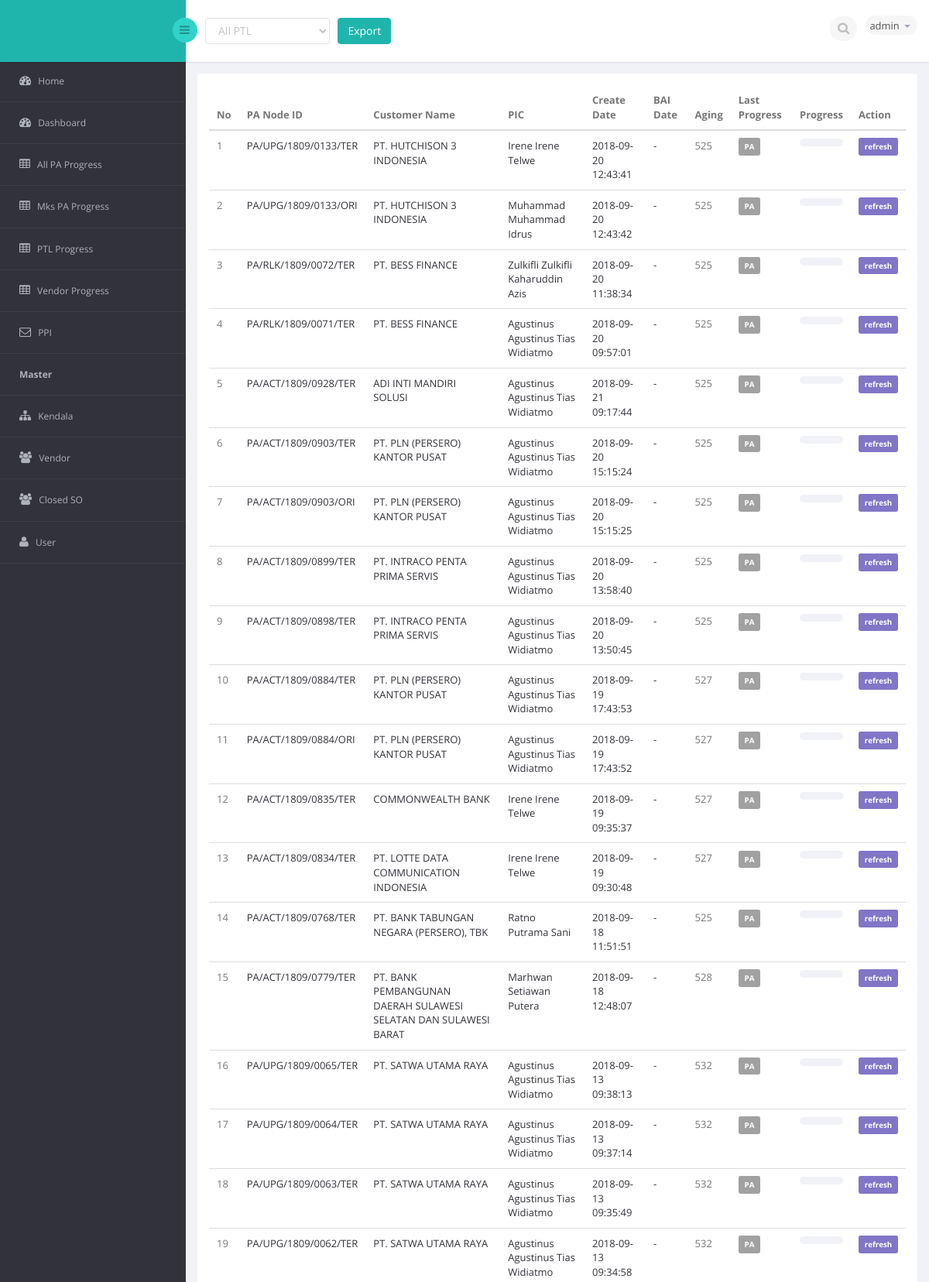
The page /?modul=subprogress&view=1 (signed in, upper part) on the database its author committed.
### tables this page shows
CREATE TABLE `m_crm2` (
  `c_id` int(11) NOT NULL AUTO_INCREMENT,
  `c_pa_node_id` varchar(200) NOT NULL,
  `c_act_request_id` varchar(200) NOT NULL,
  `c_cust_name` varchar(200) NOT NULL,
  `c_product_name_pa` varchar(200) NOT NULL,
  `c_bandwidth_pa` varchar(200) NOT NULL,
  `c_type` varchar(100) NOT NULL,
  `c_pic` varchar(200) NOT NULL,
  `c_ptl` varchar(200) NOT NULL,
  `c_sbu_owner` varchar(200) NOT NULL,
  `c_sbu_region` varchar(200) NOT NULL,
  `c_service_id` varchar(200) NOT NULL,
  `c_owner` varchar(200) NOT NULL,
  `c_address` text NOT NULL,
  `c_created_date` datetime NOT NULL,
  `c_dispo_date` datetime DEFAULT NULL,
  `c_bai_date` date DEFAULT NULL,
  PRIMARY KEY (`c_id`),
  UNIQUE KEY `c_pa_node_id` (`c_pa_node_id`)
);

### modul/data_subprogress.php (the view, shortened to what this page needs)
<?php
		$lvl = $_SESSION['lvlmon'];
		include('inc/konek.php');
		if(isset($_GET['view'])){ $stat = $_GET['view']; }
		else{ $stat = 0; }
		?>
		<div class="row">
			<div class="col-sm-12">
				<section class="panel">
					<div class="panel-body">
					<div class="adv-table">
						<table class=" table table-hover general-table" id="dynamic-table">
							<thead>
								<tr>
									<th>No </th>
									<th>PA Node ID</th>
									<th>Customer Name</th>
									<th>PIC</th>
									<th>Create Date</th>
									<th>BAI Date</th>
									<th>Aging</th>
									<th>Last Progress</th>
									<th>Progress</th>
									<?php if($lvl == 1){ ?>
										<th>Action</th>
									<?php }?>
								</tr>
							</thead>
							<tbody>
							<?php
								if($lvl == 1){
									if($stat == 1){
											$sql=  "SELECT * FROM m_crm2
													LEFT JOIN m_project ON m_crm2.c_id=m_project.p_c_id
													LEFT JOIN m_status ON m_project.p_status=m_status.s_code
													LEFT JOIN m_user ON m_crm2.c_pic=m_user.u_name_crm
													WHERE p_status = 0
													ORDER BY c_id DESC";
									}
									elseif($stat == 99){
										$sql=  "SELECT * FROM m_crm2
										LEFT JOIN m_project ON m_crm2.c_id=m_project.p_c_id
										LEFT JOIN m_status ON m_project.p_status=m_status.s_code
										LEFT JOIN m_user ON m_crm2.c_pic=m_user.u_name_crm
										ORDER BY c_id DESC";
									}
								}
								$query 	= mysqli_query($konek, $sql);
								$no 	= 1;
								while($data = mysqli_fetch_array($query)){ ?>
									<tr>
										<?php
											if($data['p_status'] == 51 or $data['p_status'] == 43 or $data['p_status'] == 44 or $data['p_status'] == 45){
												if($data['p_bai_date'] != null or $data['p_bai_date'] != ""){
													if($data['dispos'] <= 0){
														$interval = $data['creates'];
													}
													else{
														$interval = $data['dispos'];
													}
												}
												else{
													$interval = $data['creates3'];
												}
											}
											else{
												$today 	= date('Y-m-d');
												$date 		= date('Y-m-d', strtotime($data['c_dispo_date']));
												$CheckInX 	= explode("-", $date);
												$CheckOutX 	= explode("-", $today);
												$date1 		= mktime(0, 0, 0, $CheckInX[1],$CheckInX[2],$CheckInX[0]);
												$date2 		= mktime(0, 0, 0, $CheckOutX[1],$CheckOutX[2],$CheckOutX[0]);
												$interval 	= ($date2 - $date1)/(3600*24);
											}
										?>
										<td><?php echo $no ?></td>
										<td><a href="?modul=detail&id=<?php echo $data['p_id'] ?>"><?php echo $data['c_pa_node_id'] ?></a></td>
										<td><a href="?modul=detail&id=<?php echo $data['p_id'] ?>"><?php echo $data['c_cust_name'] ?></a></td>
										<td><a href="?modul=detail&id=<?php echo $data['p_id'] ?>"><?php echo $data['c_pic'] ?></a></td>
										<td><a href="?modul=detail&id=<?php echo $data['p_id'] ?>"><?php echo $data['c_created_date'] ?></a></td>
										<td><a href="?modul=detail&id=<?php echo $data['p_id'] ?>">
											<?php
											if($data['p_bai_date'] != null){
												echo date('Y-m-d', strtotime($data['p_bai_date']));
											}
											else{
												echo "-";
											}
											?>
										</a></td>
										<td><?php echo $interval ?></td>
										<td>
											<?php
											if($data['s_code']==11){
												echo '<span class="label label-danger label-mini">PPI</span>';
											}
											elseif($data['s_code']==12){
												echo '<span class="label label-warning label-mini">Survey</span>';
											}
											elseif($data['s_code']==13){
												echo '<span class="label label-info label-mini">Procurement</span>';
											}
											elseif($data['s_code']==14){
												echo '<span class="label label-success label-mini">Config</span>';
											}
											elseif($data['s_code']==21){
												echo '<span class="label label-warning label-mini">PO/PR</span>';
											}
											elseif($data['s_code']==31){
												echo '<span class="label label-danger label-mini">Pengambilan Material FOC/FOT</span>';
											}
											elseif($data['s_code']==32){
												echo '<span class="label label-warning label-mini">Stringer</span>';
											}
											elseif($data['s_code']==33){
												echo '<span class="label label-info label-mini">Tracing core</span>';
											}
											elseif($data['s_code']==34){
												echo '<span class="label label-default label-mini">Splicer</span>';
											}
											elseif($data['s_code']==35){
												echo '<span class="label label-success label-mini">OTDR</span>';
											}
											elseif($data['s_code']==36){
												echo '<span class="label label-info label-mini">QC</span>';
											}
											elseif($data['s_code']==41){
												echo '<span class="label label-danger label-mini">Instalasi FOT</span>';
											}
											elseif($data['s_code']==42){
												echo '<span class="label label-warning label-mini">BER Test / Ping Test</span>';
											}
											elseif($data['s_code']==43){
												echo '<span class="label label-primary label-mini">Upload BAI/BAT</span>';
											}
											elseif($data['s_code']==44){
												echo '<span class="label label-success label-mini">BAA</span>';
											}
											elseif($data['s_code']==61){
												echo '<span class="label label-danger label-mini">Cancel</span>';
											}
											elseif($data['s_code']==51){
												echo '<span class="label label-default label-mini">Closed</span>';
											}else{
												echo '<span class="label label-default label-mini">PA</span>';
											}
											?>
										</td>
										<td>
											<div class="progress progress-striped progress-xs">
											</div>
										</td>
										<?php if($lvl == 1){ ?>
											<td>
												<a onclick="return confirm('Yakin ingin me-refresh progress data ini ?') "; title='refresh' href="action/refresh_progress.php/?id=<?php echo $data['p_id'] ?>">
													<span class="label label-info label-mini">refresh</span>
												</a>
											</td>
										<?php } ?>
									</tr>
								<?php
								$no++;
								}
							?>
							</tbody>
						</table>
					</div>
					</div>
				</section>
			</div>
		</div>

### rows shown on the page
m_crm2: c_pa_node "PA/UPG/1809/0133/TER", c_cust_name "PT. HUTCHISON 3 INDONESIA", c_pic "Irene Irene Telwe", c_created_date "2018-09-20 12:43:41", c_dispo_date "525"
m_crm2: c_pa_node "PA/UPG/1809/0133/ORI", c_cust_name "PT. HUTCHISON 3 INDONESIA", c_pic "Muhammad Muhammad Idrus", c_created_date "2018-09-20 12:43:42", c_dispo_date "525"
m_crm2: c_pa_node "PA/RLK/1809/0072/TER", c_cust_name "PT. BESS FINANCE", c_pic "Zulkifli Zulkifli Kaharuddin Azis", c_created_date "2018-09-20 11:38:34", c_dispo_date "525"
m_crm2: c_pa_node "PA/RLK/1809/0071/TER", c_cust_name "PT. BESS FINANCE", c_pic "Agustinus Agustinus Tias Widiatmo", c_created_date "2018-09-20 09:57:01", c_dispo_date "525"
m_crm2: c_pa_node "PA/ACT/1809/0928/TER", c_cust_name "ADI INTI MANDIRI SOLUSI", c_pic "Agustinus Agustinus Tias Widiatmo", c_created_date "2018-09-21 09:17:44", c_dispo_date "525"
m_crm2: c_pa_node "PA/ACT/1809/0903/TER", c_cust_name "PT. PLN (PERSERO) KANTOR PUSAT", c_pic "Agustinus Agustinus Tias Widiatmo", c_created_date "2018-09-20 15:15:24", c_dispo_date "525"
m_crm2: c_pa_node "PA/ACT/1809/0903/ORI", c_cust_name "PT. PLN (PERSERO) KANTOR PUSAT", c_pic "Agustinus Agustinus Tias Widiatmo", c_created_date "2018-09-20 15:15:25", c_dispo_date "525"
m_crm2: c_pa_node "PA/ACT/1809/0899/TER", c_cust_name "PT. INTRACO PENTA PRIMA SERVIS", c_pic "Agustinus Agustinus Tias Widiatmo", c_created_date "2018-09-20 13:58:40", c_dispo_date "525"
m_crm2: c_pa_node "PA/ACT/1809/0898/TER", c_cust_name "PT. INTRACO PENTA PRIMA SERVIS", c_pic "Agustinus Agustinus Tias Widiatmo", c_created_date "2018-09-20 13:50:45", c_dispo_date "525"
m_crm2: c_pa_node "PA/ACT/1809/0884/TER", c_cust_name "PT. PLN (PERSERO) KANTOR PUSAT", c_pic "Agustinus Agustinus Tias Widiatmo", c_created_date "2018-09-19 17:43:53", c_dispo_date "527"
m_crm2: c_pa_node "PA/ACT/1809/0884/ORI", c_cust_name "PT. PLN (PERSERO) KANTOR PUSAT", c_pic "Agustinus Agustinus Tias Widiatmo", c_created_date "2018-09-19 17:43:52", c_dispo_date "527"
m_crm2: c_pa_node "PA/ACT/1809/0835/TER", c_cust_name "COMMONWEALTH BANK", c_pic "Irene Irene Telwe", c_created_date "2018-09-19 09:35:37", c_dispo_date "527"
m_crm2: c_pa_node "PA/ACT/1809/0834/TER", c_cust_name "PT. LOTTE DATA COMMUNICATION INDONESIA", c_pic "Irene Irene Telwe", c_created_date "2018-09-19 09:30:48", c_dispo_date "527"
m_crm2: c_pa_node "PA/ACT/1809/0768/TER", c_cust_name "PT. BANK TABUNGAN NEGARA (PERSERO), TBK", c_pic "Ratno Putrama Sani", c_created_date "2018-09-18 11:51:51", c_dispo_date "525"
m_crm2: c_pa_node "PA/ACT/1809/0779/TER", c_cust_name "PT. BANK PEMBANGUNAN DAERAH SULAWESI SELATAN DAN SULAWESI BARAT", c_pic "Marhwan Setiawan Putera", c_created_date "2018-09-18 12:48:07", c_dispo_date "528"
m_crm2: c_pa_node "PA/UPG/1809/0065/TER", c_cust_name "PT. SATWA UTAMA RAYA", c_pic "Agustinus Agustinus Tias Widiatmo", c_created_date "2018-09-13 09:38:13", c_dispo_date "532"
m_crm2: c_pa_node "PA/UPG/1809/0064/TER", c_cust_name "PT. SATWA UTAMA RAYA", c_pic "Agustinus Agustinus Tias Widiatmo", c_created_date "2018-09-13 09:37:14", c_dispo_date "532"
m_crm2: c_pa_node "PA/UPG/1809/0063/TER", c_cust_name "PT. SATWA UTAMA RAYA", c_pic "Agustinus Agustinus Tias Widiatmo", c_created_date "2018-09-13 09:35:49", c_dispo_date "532"
m_crm2: c_pa_node "PA/UPG/1809/0062/TER", c_cust_name "PT. SATWA UTAMA RAYA", c_pic "Agustinus Agustinus Tias Widiatmo", c_created_date "2018-09-13 09:34:58", c_dispo_date "532"

### other values the page prints
$_SESSION['unamemon'] "admin"
